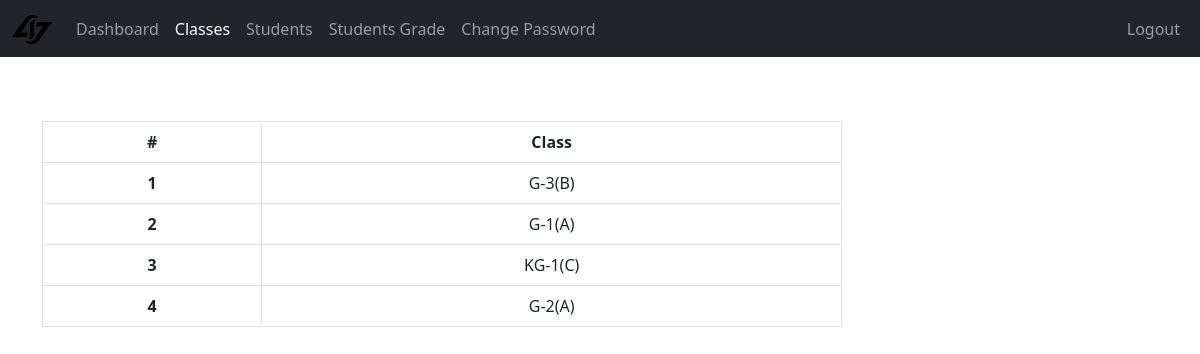
Screenshot of /Teacher/classes.php (signed in) with the database file from the repository.
### tables this page shows
CREATE TABLE IF NOT EXISTS `grades` (
  `grade_id` int NOT NULL AUTO_INCREMENT,
  `grade` varchar(31) NOT NULL,
  `grade_code` varchar(7) NOT NULL,
  PRIMARY KEY (`grade_id`)
);

CREATE TABLE IF NOT EXISTS `section` (
  `section_id` int NOT NULL AUTO_INCREMENT,
  `section` varchar(7) NOT NULL,
  PRIMARY KEY (`section_id`)
);

### Teacher/data/class.php (called while the page is built, shortened)
<?php
function getallClasses($conn){
   $sql = "SELECT * FROM class";
   $stmt = $conn->prepare($sql);
   $stmt->execute();
   if ($stmt->rowCount() >= 1) {
     $classes = $stmt->fetchAll();
     return $classes;
   }else {
    return 0;
   }
}

### Teacher/data/teacher.php (called while the page is built)
<?php
function getTeacherById($teacher_id, $conn){
   $sql = "SELECT * FROM teachers
           WHERE teacher_id=?";
   $stmt = $conn->prepare($sql);
   $stmt->execute([$teacher_id]);
   if ($stmt->rowCount() == 1) {
     $teacher = $stmt->fetch();
     return $teacher;
   }else {
    return 0;
   }
}

### Teacher/data/grade.php (called while the page is built, shortened)
<?php
function getGradeById($grade_id, $conn){
   $sql = "SELECT * FROM grades
           WHERE grade_id=?";
   $stmt = $conn->prepare($sql);
   $stmt->execute([$grade_id]);
   if ($stmt->rowCount() == 1) {
     $grade = $stmt->fetch();
     return $grade;
   }else {
    return 0;
   }
}

### Teacher/data/section.php (called while the page is built, shortened)
<?php
function getSectionById($section_id, $conn){
   $sql = "SELECT * FROM section
           WHERE section_id=?";
   $stmt = $conn->prepare($sql);
   $stmt->execute([$section_id]);
   if ($stmt->rowCount() == 1) {
     $section = $stmt->fetch();
     return $section;
   }else {
    return 0;
   }
}

### Teacher/classes.php (the view, shortened to what this page needs)
<?php
if (isset($_SESSION['teacher_id']) &&
    isset($_SESSION['role'])) {
    if ($_SESSION['role'] == 'Teacher') {
       include "../db_connect.php";
       include "data/class.php";
       include "data/grade.php";
       include "data/section.php";
       include "data/teacher.php";
       $teacher_id = $_SESSION['teacher_id'];
       $teacher = getTeacherById($teacher_id, $conn);
       $classes = getallClasses($conn);
 ?>
<!DOCTYPE html>
<html lang="en">
<head>
    <link rel="stylesheet" href="https://cdn.jsdelivr.net/npm/bootstrap@5.2.0/dist/css/bootstrap.min.css">
    <link rel="stylesheet" href="../css/style.css">
  <link rel="stylesheet" href="https://cdnjs.cloudflare.com/ajax/libs/font-awesome/4.7.0/css/font-awesome.min.css">
</head>
<body>
    <?php
        include "inc/navbar.php";
        if ($classes != 0) {
     ?>
     <div class="container mt-5">
           <div class="table-responsive">
              <table class="table table-bordered mt-3 n-table">
                <thead>
                  <tr>
                    <th scope="col">#</th>
                    <th scope="col">Class</th>
                  </tr>
                </thead>
                <tbody>
                  <?php $i = 0; foreach ($classes as $class ) {
                      ?>
                      <?php
                          $classesx = str_split(trim($teacher['class']));
                          $grade  = getGradeById($class['grade'], $conn);
                          $section = getSectionById($class['section'], $conn);
                          $c = $grade['grade_code'].'-'.$grade['grade'].'('.$section['section'].')';
                          foreach ($classesx as $class_id) {
                               if ($class_id == $class['class_id']) {  $i++; ?>
                            <tr>
                                <th scope="row"><?=$i?></th>
                                <td>
                                      <?php echo $c; ?>
                            </td>
                          </tr>
                            <?php
                            }
                          }
                       ?>
                <?php } ?>
                </tbody>
              </table>
           </div>
         <?php } ?>
     </div>
</body>
</html>
<?php
  }else {
    header("Location: ../login.php");
    exit;
  }
}else {
    header("Location: ../login.php");
    exit;
}
?>

### css/style.css (style rules this page uses)
.n-table { max-width: 800px; text-align: center; }

### rows the page displays
grades: c "G-3(B)"
grades: c "G-1(A)"
grades: c "KG-1(C)"
grades: c "G-2(A)"
